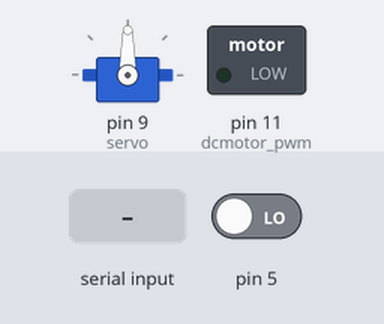
A sketch run on a simulated Arduino Uno, built with avr-gcc and run on an emulated ATmega328P. On the bench: servo, switched loads named in the sketch (green lamp = pin HIGH). The test bench sets the inputs (shaded band); at power-on: pin 5 LOW.

Above: at 1.2 s.
1.3 s: "0\n" received over Serial
At 2.2 s:
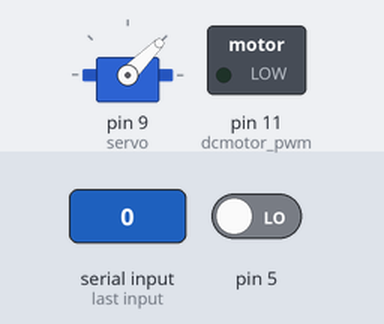
2.8 s: byte 49 ('1') received over Serial
At 3.6 s:
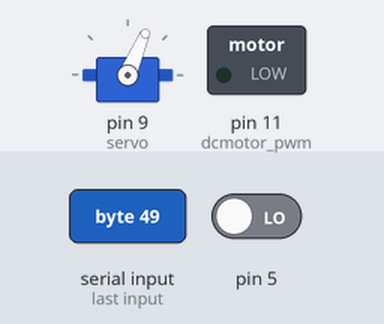
4.3 s: byte 51 ('3') received over Serial
At 5.0 s:
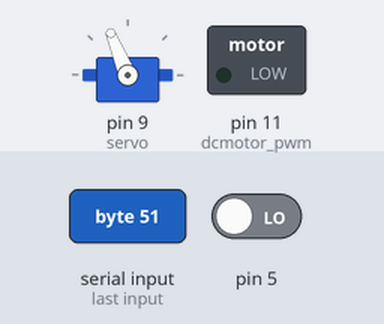
5.8 s: byte 52 ('4') received over Serial
At 6.3 s:
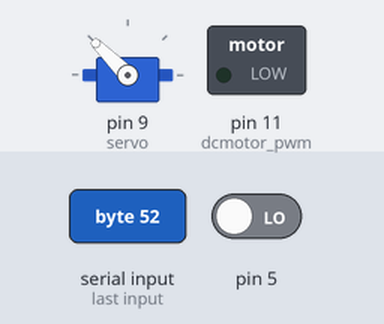
7.3 s: "1\n" received over Serial
At 7.7 s:
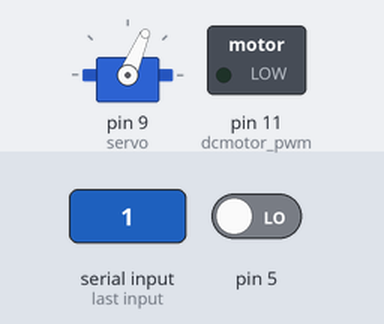
8.8 s: "2\n" received over Serial
At 10.3 s:
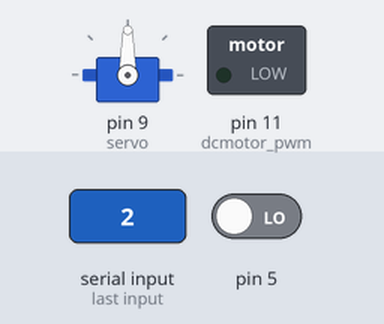
Timing chart, 0 to 11.3 s (numbered marks = the images above; inputs shaded):
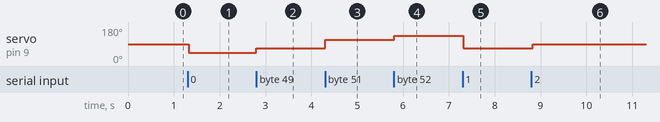

The sketch:

SelfDriving.ino
```cpp
#include<Servo.h>
Servo servo;
int dcmotor_pwm=11;  //mosfete pwm uygulanan pindir.
int ch1;  //throtle
int pwm_value=0;  //motorun dönme hızıdır.
int angle=90;  //servo motorun açı değeridir.
uint8_t data;
int value;

void setup()
{
  PwmFrequencySetting(dcmotor_pwm);
  pinMode(5, INPUT);
  pinMode(dcmotor_pwm,OUTPUT);
  servo.attach(9);
  servo.write(angle);
  Serial.begin(9600);
}

double mapf(double val, double in_min, double in_max, double out_min, double out_max)
{
    return (val - in_min) * (out_max - out_min) / (in_max - in_min) + out_min;
}

void loop()
{
  ch1 = pulseIn(5, HIGH, 30000);
  delayMicroseconds(20);

  pwm_value=map(ch1,985,1975,0,255);
  pwm_value=constrain(pwm_value,0,255);
  analogWrite(dcmotor_pwm,pwm_value);

  if(Serial.available()>0)
  {
    data=Serial.read();
    if(data=='0')
    {
      value=0;
    }
    else if(data=='1')
    {
      value=1;
    }
    else if(data=='2')
    {
      value=2;
    }
    else if(data=='3')
    {
      value=3;
    }
    else if(data=='4')
    {
      value=4;
    }
    angle=map(value,0,4,45,135);
    angle=constrain(angle,45,135);
    servo.write(angle);
  }
}

void PwmFrequencySetting(int pin)
{
  if(pin == 5 || pin == 6 || pin == 9 || pin == 10)
  {
    if(pin == 5 || pin == 6)
    {
      TCCR0B = TCCR0B & 0b11111000 | 0x01;
    }
    else
    {
      TCCR1B = TCCR1B & 0b11111000 | 0x01;      //31 KHz
      //TCCR1B = TCCR1B & B11111000 | B00000010;  //4 KHz
      //TCCR1B = TCCR1B & B11111000 | B00000011;  //500 Hz
      //TCCR1B = TCCR1B & B11111000 | B00000100;  //122 Hz
      //TCCR1B = TCCR1B & B11111000 | B00000101;  //30 Hz
    }
  }
}
```

Measured:
- after the input at 1.3 s, servo on pin 9 (servo): 90° → 45° at once
- after the input at 2.8 s, servo on pin 9 (servo): 45° → 67° at once
- after the input at 4.3 s, servo on pin 9 (servo): 67° → 112° at once
- after the input at 5.8 s, servo on pin 9 (servo): 112° → 135° at once
- after the input at 7.3 s, servo on pin 9 (servo): 135° → 67° at once
- after the input at 8.8 s, servo on pin 9 (servo): 67° → 90° at once
